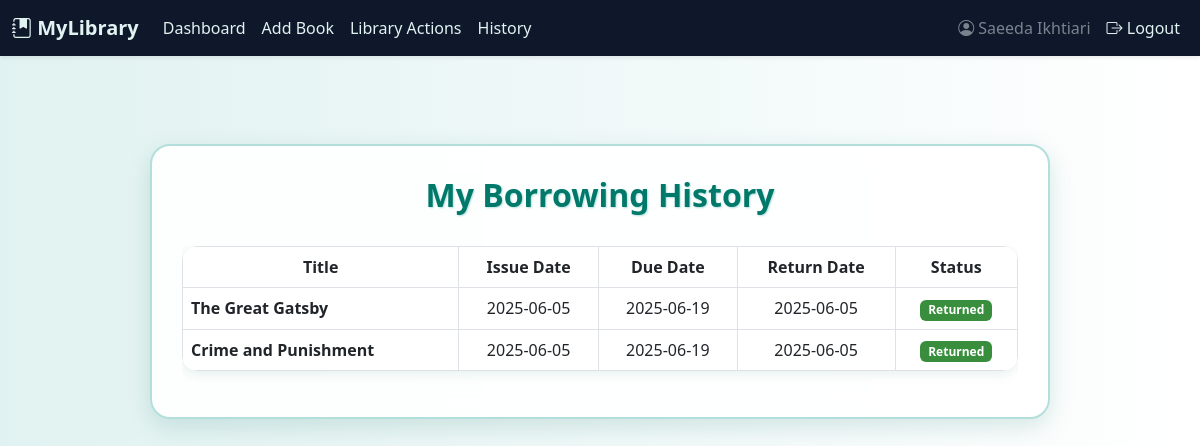
The app's page /user_history (signed in) with its own data.
### tables this page shows
CREATE TABLE Transactions (
    transaction_id INTEGER PRIMARY KEY AUTOINCREMENT,
    user_id INTEGER,
    book_id INTEGER,
    issue_date DATE NOT NULL,
    due_date DATE NOT NULL,
    return_date DATE,
    status TEXT DEFAULT 'borrowed',
    FOREIGN KEY (user_id) REFERENCES Users(user_id),
    FOREIGN KEY (book_id) REFERENCES Books(book_id)
);

CREATE TABLE Books (
    book_id INTEGER PRIMARY KEY AUTOINCREMENT,
    title TEXT NOT NULL,
    author_name TEXT,
    edition TEXT,
    publisher TEXT,
    language TEXT,
    published_year INTEGER,
    total_copies INTEGER DEFAULT 1,
    available_copies INTEGER DEFAULT 1
);

### routes/book_routes.py (the view)
    def wrapper(*args, **kwargs):
        if 'user_id' not in session:
            return redirect(url_for('auth.auth'))
        return view_func(*args, **kwargs)

### routes/book_routes.py (called while the page is built)
def login_required(view_func):
    def wrapper(*args, **kwargs):
        if 'user_id' not in session:
            return redirect(url_for('auth.auth'))
        return view_func(*args, **kwargs)
    wrapper.__name__ = view_func.__name__
    return wrapper

@book_bp.route('/user_history', methods=['GET'])
@login_required
def user_history():
    user_id = session['user_id']
    conn = sqlite3.connect('library.db')
    conn.row_factory = sqlite3.Row
    c = conn.cursor()
    c.execute("""
        SELECT B.title, T.issue_date, T.due_date, T.return_date, T.status
        FROM Transactions T
        JOIN Books B ON T.book_id = B.book_id
        WHERE T.user_id = ?
        ORDER BY T.issue_date DESC
    """, (user_id,))
    records = c.fetchall()
    conn.close()
    return render_template('user_history.html', records=records)

### templates/user_history.html (shortened to what this page needs)
{% extends 'base.html' %}
{% block content %}
<div class="glass-card">
    <h2 class="section-title">My Borrowing History</h2>
    {% if records %}
    <div class="table-responsive">
        <table class="table table-hover table-bordered align-middle text-center rounded-4 overflow-hidden">
            <thead>
                <tr>
                    <th>Title</th>
                    <th>Issue Date</th>
                    <th>Due Date</th>
                    <th>Return Date</th>
                    <th>Status</th>
                </tr>
            </thead>
            <tbody>
                {% for record in records %}
                <tr>
                    <td class="text-start fw-semibold">{{ record.title }}</td>
                    <td>{{ record.issue_date }}</td>
                    <td>{{ record.due_date }}</td>
                    <td>
                        {% if record.return_date %}
                            {{ record.return_date }}
                        {% else %}
                            <span class="text-warning">Not Returned</span>
                        {% endif %}
                    </td>
                    <td>
                        {% if record.status|lower == 'borrowed' %}
                            <span class="badge bg-warning">Borrowed</span>
                        {% elif record.status|lower == 'returned' %}
                            <span class="badge bg-success">Returned</span>
                        {% elif record.status|lower == 'overdue' %}
                            <span class="badge bg-danger">Overdue</span>
                        {% else %}
                            <span class="badge bg-secondary">{{ record.status }}</span>
                        {% endif %}
                    </td>
                </tr>
                {% endfor %}
            </tbody>
        </table>
    </div>
    {% else %}
    <div class="no-records">
        <i class="bi bi-hourglass-split"></i>
        <p>You haven't borrowed any books yet.</p>
    </div>
    {% endif %}
</div>
{% endblock %}

### templates/base.html (style rules this page uses)
body { background-color: #f8fafc; font-family: 'Segoe UI', Tahoma, Geneva, Verdana, sans-serif; }

### templates/user_history.html (style rules this page uses)
body { background: linear-gradient(to right, #e0f2f1, #ffffff); }
.glass-card { backdrop-filter: blur(15px); background: rgba(255, 255, 255, 0.9); border-radius: 20px; box-shadow: 0 8px 25px rgba(0, 105, 92, 0.15); padding: 30px; max-width: 900px; width: 100%; margin: 3rem auto; border: 2px solid #b2dfdb; }
h2.section-title { font-weight: 700; color: #00796b; text-align: center; margin-bottom: 2rem; text-shadow: 1px 1px 2px #b2dfdb; }
table { background-color: #ffffff; border-radius: 12px; overflow: hidden; box-shadow: 0 3px 12px rgba(0, 105, 92, 0.1); }
thead { background-color: #e0f2f1; color: #004d40; font-weight: 600; }
td, th { padding: 12px 15px; vertical-align: middle; }
.badge.bg-success { background-color: #388e3c !important; font-weight: 600; }

### records on screen
Transactions: title "The Great Gatsby", issue_date "2025-06-05", due_date "2025-06-19", return_date "2025-06-05", status "Returned"
Transactions: title "Crime and Punishment", issue_date "2025-06-05", due_date "2025-06-19", return_date "2025-06-05", status "Returned"

### other values on screen
{{ session.get('username') }} "Saeeda Ikhtiari"
